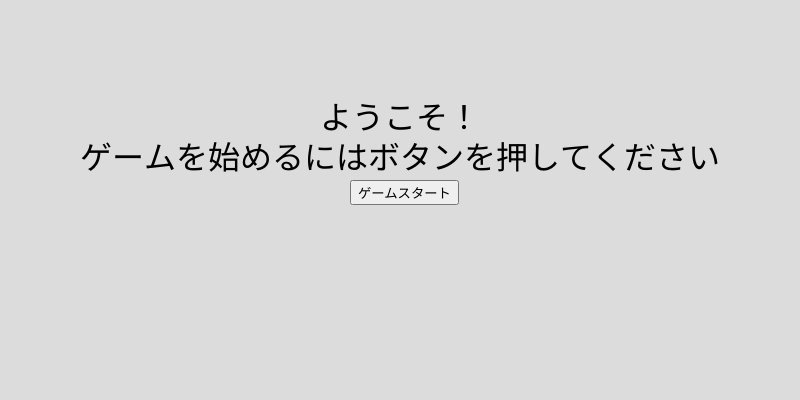
Frame 1 (no input)
Frame 60 (no input): identical to frame 1, image omitted
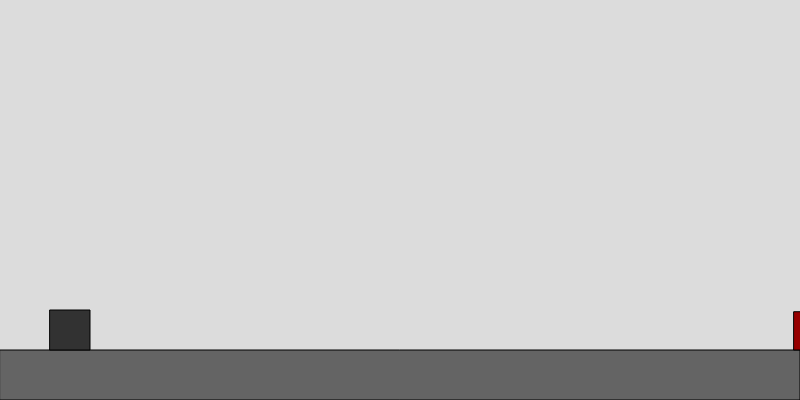
Frame 120 (the mouse pressed at the canvas centre since frame 60)

The p5.js sketch that drew these frames (run headless with seeded random() and noise() and a simulated clock; from frame 60 on, the mouse is pressed at the canvas centre):

// p5.js sketch
// ── sketch.js
let player;
let obstacles = [];
let groundHeight = 50;
let gravity = 1;
let jumpForce = -15;
let gameOver = false; // ゲームオーバーのフラグ
let gameStarted = false; // ゲーム開始フラグ
let isHomeScreen = true; // ホーム画面フラグ
let startButton; // スタートボタンの変数
let restartButton; // やり直しボタンの変数
let homeButton; // ホームボタンの変数

function setup() {
  createCanvas(800, 400);
  player = new Player();
  obstacles.push(new Obstacle());

  // スタートボタンの作成
  startButton = createButton("ゲームスタート");
  startButton.position(width / 2 - 50, height / 2 - 20);
  startButton.mousePressed(startGame);

  // やり直しボタンの作成
  restartButton = createButton("再チャレンジ");
  restartButton.position(width / 2 - 50, height / 2 - 60);
  restartButton.mousePressed(restartGame);
  restartButton.hide(); // 初めは非表示にする

  // ホームボタンの作成
  homeButton = createButton("ホームに戻る");
  homeButton.position(width / 2 - 50, height / 2 - 20);
  homeButton.mousePressed(goToHome);
  homeButton.hide(); // 初めは非表示にする
}

function draw() {
  background(220);

  if (isHomeScreen) {
    // ホーム画面の表示
    textSize(32);
    fill(0);
    textAlign(CENTER, CENTER);
    text("ようこそ！", width / 2, height / 2 - 80);
    text("ゲームを始めるにはボタンを押してください", width / 2, height / 2 - 40);
  } else if (gameStarted) {
    // 地面を描画
    fill(100);
    rect(0, height - groundHeight, width, groundHeight);

    if (!gameOver) {
      // プレイヤーの更新と表示
      player.update();
      player.show();

      // 障害物の更新と表示
      if (frameCount % 60 === 0) {
        obstacles.push(new Obstacle());
      }

      for (let i = obstacles.length - 1; i >= 0; i--) {
        obstacles[i].update();
        obstacles[i].show();

        // プレイヤーが障害物に当たったか確認
        if (obstacles[i].hits(player)) {
          gameOver = true; // 当たったらゲームオーバーにする
          console.log("Game Over");
        }

        // 画面外に出た障害物を削除
        if (obstacles[i].offscreen()) {
          obstacles.splice(i, 1);
        }
      }
    } else {
      // ゲームオーバーの表示
      textSize(50);
      fill(255, 0, 0);
      textAlign(CENTER, CENTER);
      text("Game Over", width / 2, height / 2 - 120);

      // やり直しボタンとホームボタンを表示
      restartButton.show();
      homeButton.show();
    }
  }
}

function startGame() {
  gameStarted = true; // ゲームを開始
  isHomeScreen = false; // ホーム画面を非表示
  obstacles = []; // 障害物リセット
  gameOver = false; // ゲームオーバー状態をリセット
  startButton.hide(); // スタートボタンを非表示にする
  restartButton.hide(); // やり直しボタンを非表示
  homeButton.hide(); // ホームボタンを非表示
}

function restartGame() {
  obstacles = []; // 障害物リセット
  gameOver = false; // ゲームオーバー状態をリセット
  player = new Player(); // プレイヤーを初期化
  restartButton.hide(); // やり直しボタンを非表示
  homeButton.hide(); // ホームボタンを非表示
}

function goToHome() {
  isHomeScreen = true; // ホーム画面を表示
  gameStarted = false; // ゲームを停止
  gameOver = false; // ゲームオーバー状態をリセット
  startButton.show(); // スタートボタンを表示
  restartButton.hide(); // やり直しボタンを非表示
  homeButton.hide(); // ホームボタンを非表示
}

function keyPressed() {
  if (key === " " && player.onGround() && gameStarted && !gameOver) {
    player.jump();
  }
}

// プレイヤー（恐竜）のクラス
class Player {
  constructor() {
    this.size = 40;
    this.x = 50;
    this.y = height - groundHeight - this.size;
    this.velocityY = 0;
  }

  update() {
    this.velocityY += gravity;
    this.y += this.velocityY;

    // 地面に着地した場合、Y座標を固定
    if (this.y > height - groundHeight - this.size) {
      this.y = height - groundHeight - this.size;
      this.velocityY = 0;
    }
  }

  jump() {
    this.velocityY = jumpForce;
  }

  onGround() {
    return this.y === height - groundHeight - this.size;
  }

  show() {
    fill(50);
    rect(this.x, this.y, this.size, this.size);
  }
}

// 障害物のクラス
class Obstacle {
  constructor() {
    this.width = 20;
    this.height = random(30, 70);
    this.x = width;
    this.y = height - groundHeight - this.height;
    this.speed = 6;
  }

  update() {
    this.x -= this.speed;
  }

  hits(player) {
    return (
      player.x < this.x + this.width &&
      player.x + player.size > this.x &&
      player.y < this.y + this.height &&
      player.y + player.size > this.y
    );
  }

  offscreen() {
    return this.x < -this.width;
  }

  show() {
    fill(150, 0, 0);
    rect(this.x, this.y, this.width, this.height);
  }
}
